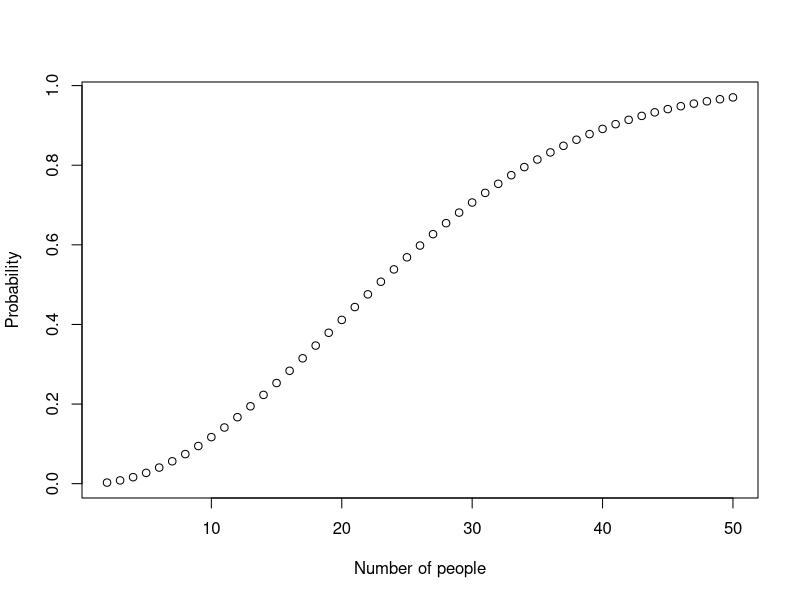

Here is the R script that generated this plot:
birthday = function(n){
  #PAbar = (1/365^n)*(prod((365-(n-1)):365))
  PAbar = (prod(1:n)*choose(365,n)/(365^n))
  PA = 1 - PAbar
  return(PA)
}

n = 2:50    #set the number of people
i = 0
a = matrix()
for (x in n){
  i = i+1
  a[i] = birthday(x)
}
plot(n,a,xlab='Number of people',ylab = 'Probability')
